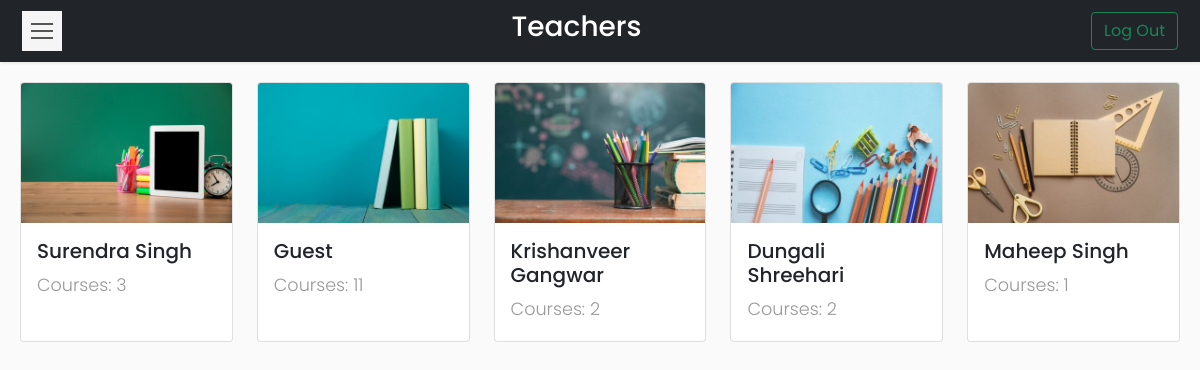
Screenshot of /Codes/dashboard_admin.php (signed in) with the database file from the repository.
### tables this page shows
CREATE TABLE `users` (
  `id` int(11) NOT NULL,
  `username` varchar(50) NOT NULL,
  `email` varchar(50) NOT NULL,
  `password` varchar(20) NOT NULL
);

### Codes/dashboard_admin.php (the view, shortened to what this page needs)
<?php
if (isset($_SESSION['id'])) {
    require_once __DIR__ . '/connection/connect.php';
?>
    <!DOCTYPE html>
    <html>
    <head>
        <link rel="stylesheet" href="css/bootstrap.min.css" />
        <link rel="stylesheet" href="css/custom.css" />
    </head>
    <body>
        <nav class="navbar navbar-light bg-dark">
            <div class="container-fluid">
                <button type="button" id="sidebarCollapse" class="navbar-btn">
                    <span></span>
                    <span></span>
                    <span></span>
                </button>
                <span class="text-white h3">Teachers</span>
                <form class="d-flex">
                    <a href="logout.php">
                        <button class="btn btn-outline-success" type="button">Log Out</button>
                    </a>
                </form>
            </div>
        </nav>
        <div class="wrapper">
            <div id="content">
                <div class="row row-cols-1 row-cols-md-5 g-4">
                    <?php
                    $sql = "SELECT id,username FROM users";
                    $result = $conn->query($sql);
                    $i = 1;
                    while ($row = $result->fetch_assoc()) {
                        if($row['username'] == "Admin")
                        {
                            continue;
                        }
                    ?>
                        <div class="col">
                            <a href="dashboard.php?id=<?php echo $row['id']; ?>">
                                <div class="card h-100">
                                    <img src="images/img<?php echo $i ?>.jpg" class="card-img-top" alt="Course Image">
                                    <div class="card-body">
                                        <h5 class="card-title"><?php echo $row['username'] ?></h5>
                                        <?php
                                        $sql1 = "SELECT course_code FROM courses WHERE id=" . $row['id'];
                                        $result1 = $conn->query($sql1);
                                        $courseno = $result1->num_rows;
                                        ?>
                                        <p class="card-text">Courses: <?php echo $courseno ?></p>
                                    </div>
                                </div>
                            </a>
                        </div>
                    <?php
                        $i++;
                    } ?>
                </div>
            </div>
        </div>
    <?php
} else {
    header('Location: index.php?error=INVALID USER');
    exit();
}
    ?>
    </body>
    </html>

### Codes/css/custom.css (style rules this page uses)
body { font-family: 'Poppins', sans-serif; background: #fafafa; }
p { font-family: 'Poppins', sans-serif; font-size: 1.1em; font-weight: 300; line-height: 1.7em; color: #999; }
a, a:hover, a:focus { color: inherit; text-decoration: none; transition: all 0.3s; }
.navbar { padding: 10px 10px; background: #fff; border: none; border-radius: 5; margin-bottom: 0px; box-shadow: 1px 1px 3px rgba(0, 0, 0, 0.1); }
.navbar-btn { box-shadow: none; outline: none !important; border: none; }
.wrapper { display: flex; width: 100%; align-items: stretch; perspective: 1500px; }
#content { width: 100%; padding: 20px; min-height: 100vh; transition: all 0.3s; }
#sidebarCollapse { width: 40px; height: 40px; background: #f5f5f5; cursor: pointer; }
#sidebarCollapse span { width: 80%; height: 2px; margin: 0 auto; display: block; background: #555; transition: all 0.8s cubic-bezier(0.810, -0.330, 0.345, 1.375); transition-delay: 0.2s; }
#sidebarCollapse span:first-of-type { transform: rotate(45deg) translate(2px, 2px); }
#sidebarCollapse span:nth-of-type(2) { opacity: 0; }
#sidebarCollapse span:last-of-type { transform: rotate(-45deg) translate(1px, -1px); }
@media (max-width: 10000px) { #sidebarCollapse span:first-of-type, #sidebarCollapse span:nth-of-type(2), #sidebarCollapse span:last-of-type { transform: none; opacity: 1; margin: 5px auto; } }
.card { transition: all 0.5s ease; }

### rows the page displays
users: shows a picture, username "Surendra Singh", courseno "3"
users: shows a picture, username "Guest", courseno "11"
users: shows a picture, username "Krishanveer Gangwar", courseno "2"
users: shows a picture, username "Dungali Shreehari", courseno "2"
users: shows a picture, username "Maheep Singh", courseno "1"
